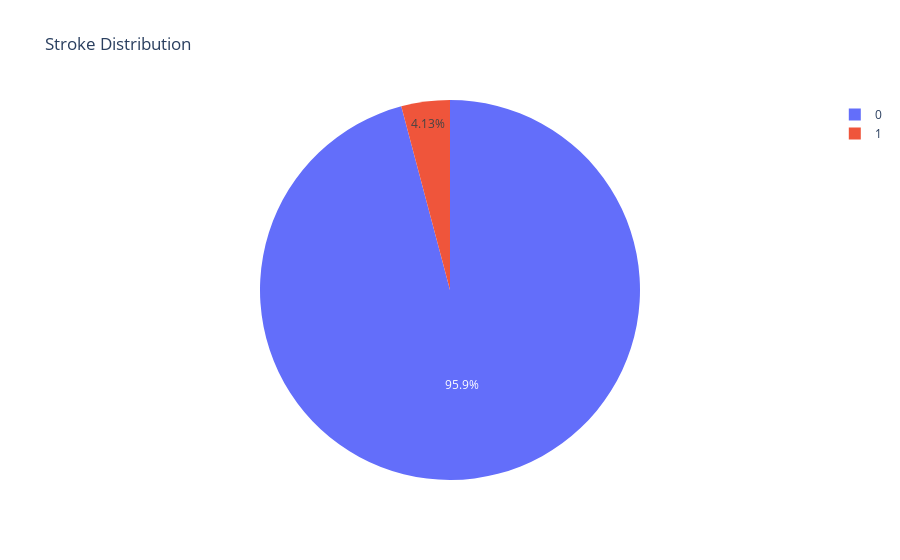

Notebook cell for this chart:
### Markdown cell above
### Target Variable Distribution

### Code cell
# Plot target variable (stroke) distribution
fig = px.pie(data, names='stroke', title='Stroke Distribution')
fig.show()

### Figure 1 — Plotly figure (JSON) as saved in the notebook; plotly's stock layout.template omitted (floating-point values rounded to 4 significant figures; data arrays with more than 128 entries replaced by an {"elided": "..."} marker saying what was removed)
{"data": [{"domain": {"x": [0, 1], "y": [0, 1]}, "hovertemplate": "stroke=%{label}<extra></extra>", "labels": {"elided": "15304 int values"}, "legendgroup": "", "name": "", "showlegend": true, "type": "pie"}], "layout": {"legend": {"tracegroupgap": 0}, "title": {"text": "Stroke Distribution"}}}
